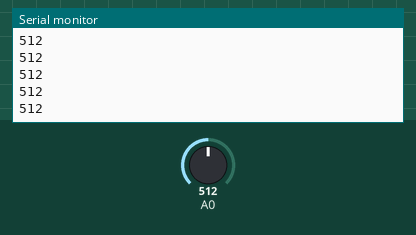
A sketch run on a simulated Arduino Uno, built with avr-gcc and run on an emulated ATmega328P. On the bench: the last lines printed to the serial monitor. The test bench sets the inputs (shaded band); at power-on: A0 = 512.

Above: at 1.2 s.
1.3 s: A0 set to 716
At 1.56 s:
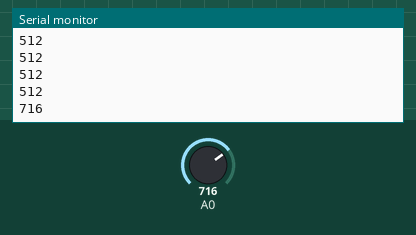
2.8 s: A0 set to 900
At 2.96 s:
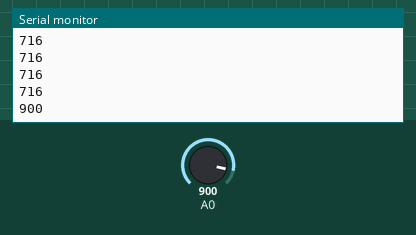
Timing chart, 0 to 5.8 s (numbered marks = the images above; inputs shaded):
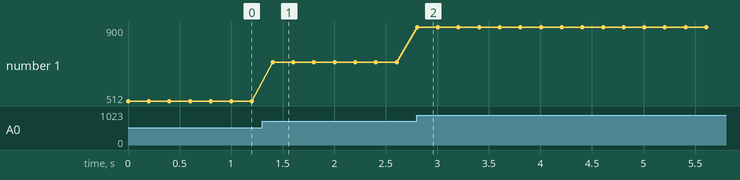

The sketch:

potentiometer_analog.ino
```cpp
int value;
void setup()
{
Serial.begin(9600);
}

void loop()
{
value=analogRead(A0);
Serial.println(value);
delay(200);
}
```

Measured:
- after the input at 1.3 s, the serial monitor: prints a new line after 0.10 s (image 1)
- after the input at 2.8 s, the serial monitor: prints a new line at once (image 2)
- plotted number 1: 512 → 716 after the input at 1.3 s, 716 → 900 after the input at 2.8 s
